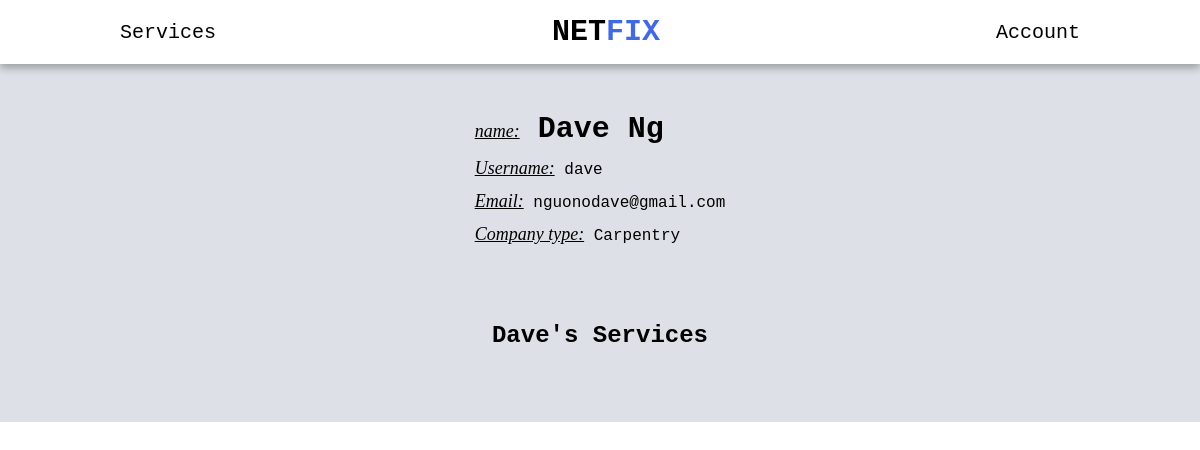
/profile/dave/, run on an earlier commit of the app's database.
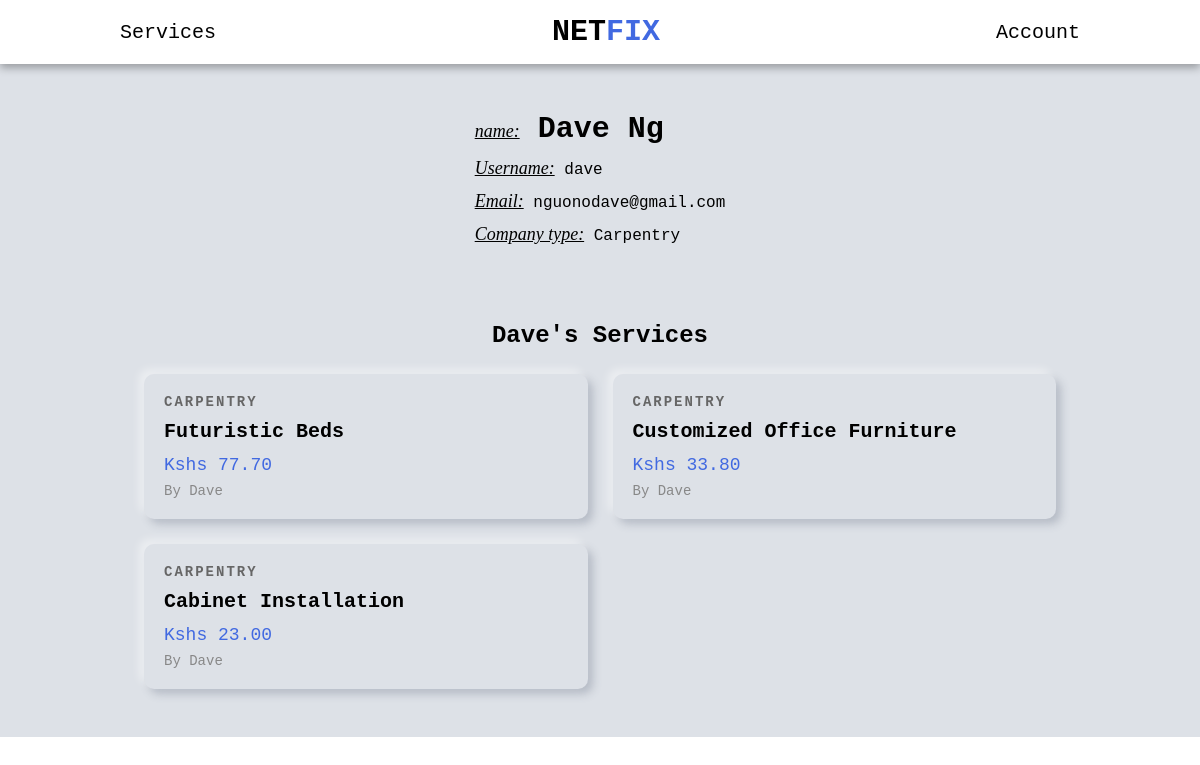
And on a later commit of the database.
### services/models.py (models this page shows, shortened)
class Service(models.Model):
    company = models.ForeignKey(Company, default="", on_delete=models.CASCADE)
    name = models.CharField(max_length=40)
    description = models.TextField()
    price_hr = models.DecimalField(decimal_places=2, max_digits=100)
    choices = (
        ('Air Conditioner', 'Air Conditioner'),
        ('Carpentry', 'Carpentry'),
        ('Electricity', 'Electricity'),
        ('Gardening', 'Gardening'),
        ('Home Machines', 'Home Machines'),
        ('House Keeping', 'House Keeping'),
        ('Interior Design', 'Interior Design'),
        ('Locks', 'Locks'),
        ('Painting', 'Painting'),
        ('Plumbing', 'Plumbing'),
        ('Water Heaters', 'Water Heaters'),
    )
    field = models.CharField(max_length=30, blank=False, null=False, default="", choices=choices)
    date = models.DateTimeField(auto_now=True, null=False)
    id = models.UUIDField(default=uuid.uuid4, unique=True, primary_key=True, editable=False)

### users/models.py (models this page shows, shortened)
class Company(models.Model):
    user = models.OneToOneField(User, on_delete=models.CASCADE, primary_key=True)
    choices = (
        ('Air Conditioner', 'Air Conditioner'),
        ('All in One', 'All in One'),
        ('Carpentry', 'Carpentry'),
        ('Electricity', 'Electricity'),
        ('Gardening', 'Gardening'),
        ('Home Machines', 'Home Machines'),
        ('House Keeping', 'House Keeping'),
        ('Interior Design', 'Interior Design'),
        ('Locks', 'Locks'),
        ('Painting', 'Painting'),
        ('Plumbing', 'Plumbing'),
        ('Water Heaters', 'Water Heaters'),
    )
    field = models.CharField(max_length=30, blank=False, null=False, default="", choices=choices)
    def __str__(self):
        return self.user.username

class User(AbstractUser):
    is_company = models.BooleanField(default=False)
    is_customer = models.BooleanField(default=False)
    email = models.EmailField(max_length=100, unique=True)
    username = models.CharField(max_length=100, unique=True)
    id = models.UUIDField(default=uuid.uuid4, unique=True, primary_key=True, editable=False)
    USERNAME_FIELD = 'email'
    REQUIRED_FIELDS = ['username']

### users/views.py (the view)
# urls.py: path('profile/<str:username>/', v.profile, name='profile'),
def profile(request, username):
    user = User.objects.get(username=username)
    context = {
        "profile": user,
    }
    if user.is_company:
        services = user.company.service_set.all().order_by('-date')
        context['services'] = services
    return render(request, "users/profile.html", context)

### users/templates/users/profile.html (shortened to what this page needs)
{% extends 'main/base.html' %}
{% block content %}
{% if request.user.is_authenticated and user.username == profile.username and user.is_customer %}
    <div class="profile-details-header customer-details-header">
        <div class="header-content">
            <h1 class="full-name">
                <span class="profile-usher">name:</span> <span>{{profile.first_name}} </span><span>{{profile.last_name}}</span>
            </h1>
            <p class="username"><span class="profile-usher">Username:</span> {{profile.username}}</p>
            <p class="email"><span class="profile-usher">Email:</span> {{profile.email}}</p>
        </div>
    </div>
    <div class="services-header  services-header-profile">
        <h1>Previous Requested Services</h1>
    </div>
{% else %}
    {% if profile.is_company %}
        <div class="profile-details-header">
            <div class="header-content">
                <h1 class="full-name">
                    <span class="profile-usher">name:</span> <span>{{profile.first_name}} </span><span>{{profile.last_name}}</span>
                </h1>
                <p class="username"><span class="profile-usher">Username:</span> {{profile.username}}</p>
                <p class="email"><span class="profile-usher">Email:</span> {{profile.email}}</p>
                <p class="field"><span class="profile-usher">Company type:</span> {{profile.company.field}}</p>
            </div>
        </div>
        <div class="services-header services-header-profile">
            <h1>{{profile.first_name}}'s Services</h1>
        </div>
        <div class="services-grid">
            {% for service in services %}
            <a href="{% url 'index' service.id %}" class="service-card">
                <div class="card-content">
                    <div class="service-category">{{ service.field }}</div>
                    <h2 class="service-name">{{ service.name }}</h2>
                    <div class="service-price">Kshs {{ service.price_hr }}</div>
                    <div class="service-company">by {{service.company}}</div>
                </div>
            </a>
            {% endfor %}
        </div>
    {% endif %}
{% endif %}
{% endblock content %}

What changed in the data, as far as the page shows it:
added Service: field "CARPENTRY", name "Futuristic Beds", price_hr "77.70", company "Dave"
added Service: field "CARPENTRY", name "Customized Office Furniture", price_hr "33.80", company "Dave"
added Service: field "CARPENTRY", name "Cabinet Installation", price_hr "23.00", company "Dave"
